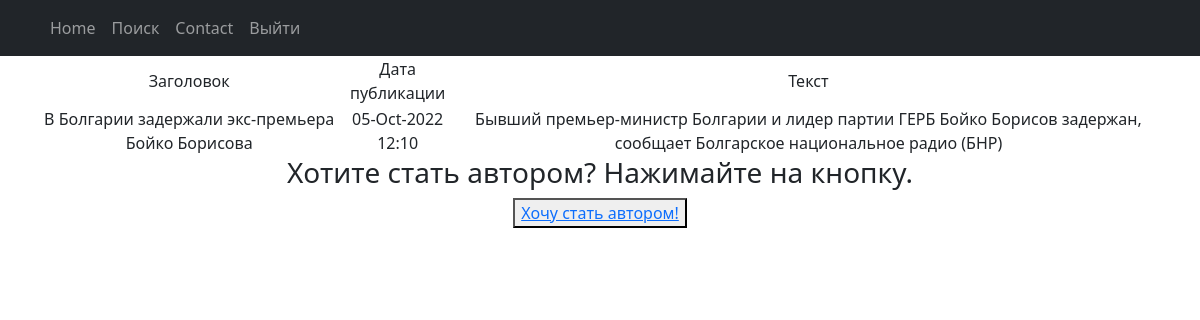
Screenshot of /news/3 with the database file from the repository.
### portal/models.py (models this page shows, shortened)
class Post(models.Model):
    news = 'NW'
    article = 'AT'
    KIND = [(news, 'Новости'), (article, 'Статья')]
    author = models.ForeignKey(Author, on_delete=models.CASCADE)
    kind = models.CharField(max_length=2, choices=KIND, default=news)
    public_time = models.DateTimeField(auto_now_add=True)
    category = models.ManyToManyField(Category, through='PostCategory')
    article = models.CharField(max_length=255)
    text = models.TextField()
    rating = models.FloatField(default=0.0)

### portal/views.py (the view)
# urls.py: path('<int:pk>', NewDetail.as_view(), name='new_detail'),
class NewDetail(DetailView):
    model = Post
    template_name = 'new.html'
    context_object_name = 'new'
    def get_context_data(self, **kwargs):
        context = super().get_context_data(**kwargs)
        context['is_not_authors'] = not self.request.user.groups.filter(name='authors').exists()
        pk = self.kwargs.get('pk')
        context['is_not_subscriber'] = not Category.objects.filter(subscriber__Category=pk,
                                                                   subscriber__user=self.request.user.id).exists()
        return context

### portal/templatetags/custom_filters.py (called while the page is built)
@register.filter(name='censor')
def censor(values):
    values_list = values.lower().split()
    values = values.split()
    bad_words = ['хуй', 'пизда', 'ебать', 'блять', 'пиздец', 'нахуй']
    for i in range(len(values_list) - 1):
        if values_list[i] in bad_words:
            values[i] = '*' * len(values[i])
    return ' '.join(values)

### templates/new.html (shortened to what this page needs)
{% extends 'default.html' %}
{% load custom_filters%}
{%block content%}
<table>
        <tr>
            <td>
                Заголовок
            </td>
            <td>
                Дата публикации
            </td>
            <td>
                Текст
            </td>
        </tr>
        <tr>
            <td>
                {{new.article|censor}}
            </td>
            <td>
                {{new.public_time|date:"d-M-Y G:i"}}
            </td>
            <td>
                {{new.text|censor}}
            </td>
        </tr>
</table>
{% if is_not_authors %}
<h3>Хотите стать автором? Нажимайте на кнопку.</h3>
<button> <a href="{% url 'upgrade' %}"> Хочу стать автором!</a> </button>
{% endif %}
{%endblock content%}

### rows the page displays
Post: article|censor "В Болгарии задержали экс-премьера Бойко Борисова", public_time "05-Oct-2022 12:10", text|censor "Бывший премьер-министр Болгарии и лидер партии ГЕРБ Бойко Борисов задержан, сообщает Болгарское национальное радио (БНР)"
